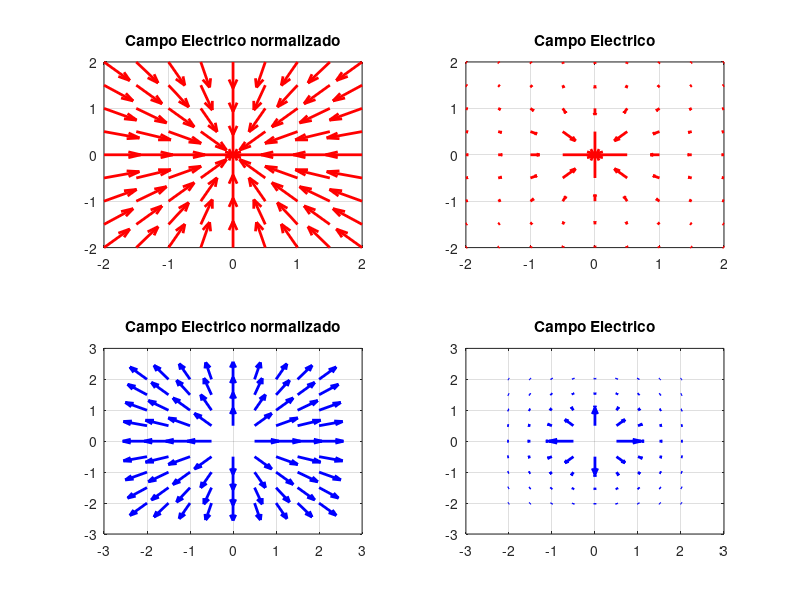
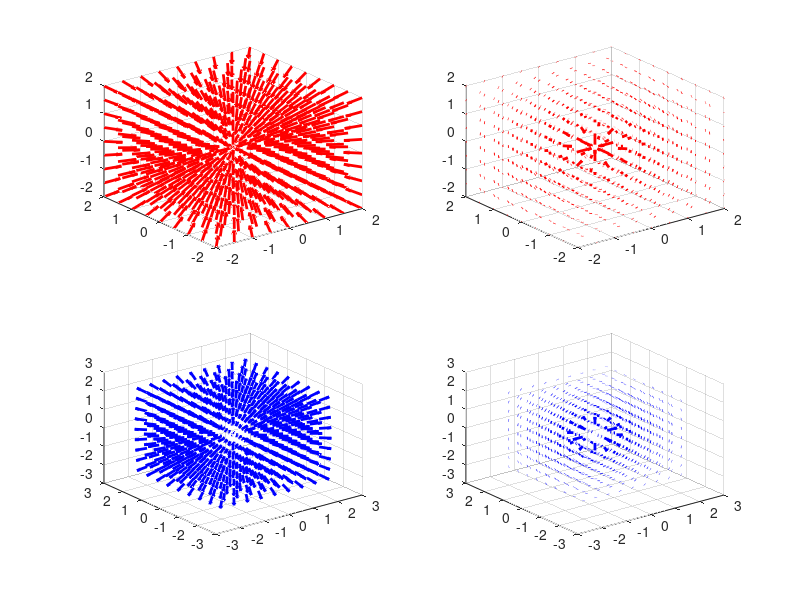

Source code (MATLAB) for these figures, in order:
%% Plot in 2D
[xx, yy] = meshgrid([-2:0.5:2]);
Ke = 9e9;
Ex = -xx./(xx.^2+yy.^2).^(3/2);
Ey = -yy./(xx.^2+yy.^2).^(3/2);
L = sqrt(Ex.^2 + Ey.^2);

F1 = figure(1)
subplot(2,2,1)
F = quiver(xx, yy, Ex./L, Ey./L, 'color','red','LineWidth',2.0)
title('Campo Electrico normalizado')
grid on
subplot(2,2,2)
F = quiver(xx, yy, Ex, Ey, 'color','red','LineWidth',2.0)
title('Campo Electrico')
grid on
subplot(2,2,3)
F = quiver(xx, yy, -Ex./L, -Ey./L, 'color','blue','LineWidth',2.0)
title('Campo Electrico normalizado')
grid on
subplot(2,2,4)
F = quiver(xx, yy, -Ex, -Ey, 'color','blue','LineWidth',2.0)
title('Campo Electrico')
grid on


%% Plot in 3D
[x, y, z] = meshgrid([-2:0.5:2]);
Ke = 9e9;
Ex = -x./(x.^2+y.^2+z.^2).^(3/2);
Ey = -y./(x.^2+y.^2+z.^2).^(3/2);
Ez = -z./(x.^2+y.^2+z.^2).^(3/2);
L = sqrt(Ex.^2 + Ey.^2 +  Ez.^2);

F = figure(2)
subplot(2,2,1)
F = quiver3(x, y, z, Ex./L, Ey./L, Ez./L, 'color', 'red', 'LineWidth', 2.0)
grid on
subplot(2,2,2)
F = quiver3(x, y, z, Ex, Ey, Ez, 'color', 'red', 'LineWidth', 2.0)
grid on
subplot(2,2,3)
F = quiver3(x, y, z, -Ex./L, -Ey./L, -Ez./L, 'color', 'blue', 'LineWidth', 2.0)
grid on
subplot(2,2,4)
F = quiver3(x, y, z, -Ex, -Ey, -Ez, 'color', 'blue', 'LineWidth', 2.0)
grid on